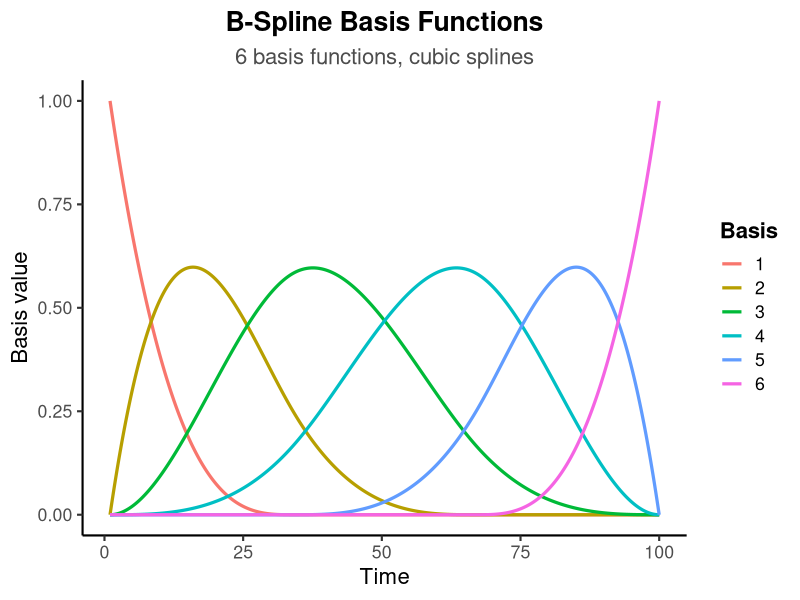

Source code (R):
library(splines)
library(ggplot2)

# x grid
x <- seq(1, 100, length.out = 500)

# B-spline basis: 6 df, cubic
B <- bs(x, df = 6, degree = 3, intercept = TRUE)

# reshape for ggplot
df <- data.frame(
  x = rep(x, ncol(B)),
  value = as.vector(B),
  basis = factor(rep(seq_len(ncol(B)), each = length(x)))
)

ggplot(df, aes(x = x, y = value, color = basis)) +
  geom_line(linewidth = 1.1) +
  labs(
    title = "B-Spline Basis Functions",
    subtitle = "6 basis functions, cubic splines",
    x = "Time",
    y = "Basis value",
    color = "Basis"
  ) +
  theme_classic(base_size = 16) +
  theme(
    plot.title = element_text(face = "bold", hjust = 0.5),
    plot.subtitle = element_text(hjust = 0.5, color = "gray30"),
    legend.position = "right",
    legend.title = element_text(face = "bold")
  )
